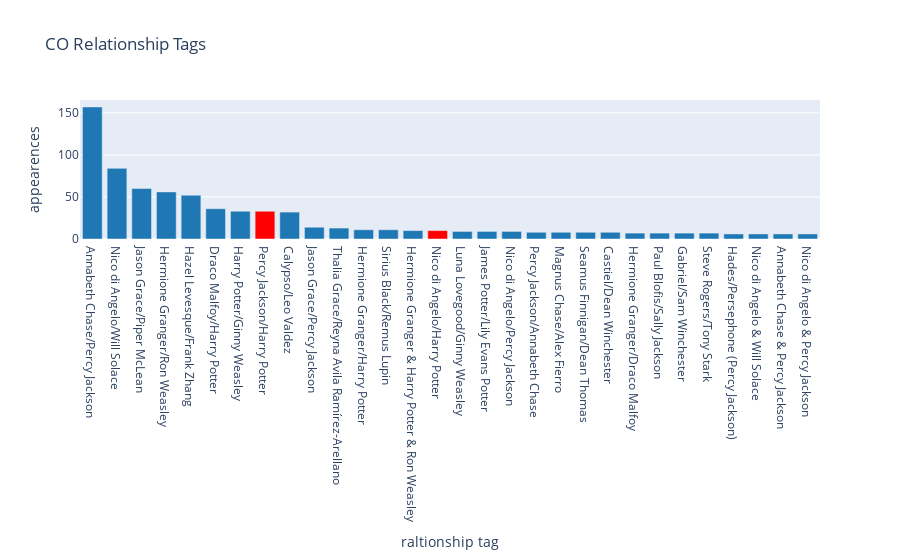

The cell this chart's notebook holds for it:
### Markdown cell above
### CO Relationships with Colors

### Code cell
cco_r = get_frequency("Relationships", "co")

for c in cco_r:
    if c[0] == "Percy Jackson & Harry Potter":
        count1 = c[1]
        cco_r.remove(c)
    if c[0] == "Percy Jackson/Harry Potter":
        count2 = c[1]
        cco_r.remove(c)
new = ("Percy Jackson/Harry Potter", count1+count2)
cco_r.append(new)
cco_r = sorted(cco_r, key = lambda x: x[1], reverse=True)

colors = ['#1f77b4',] * 40

red = [7, 14]
for i in red:
    colors[i] = 'red'

x = []
y = []
    
for item in cco_r:
    x.append(item[0])
    y.append(item[1])

count = 30
cco_r_g = go.Figure([go.Bar(x=x[:count], y = y[:count], marker_color = colors)])
    
cco_r_g.update_layout(title = "CO Relationship Tags" , yaxis_title="appearences", xaxis_title="raltionship tag")

cco_r_g.update_yaxes(automargin=True)

cco_r_g

### Figure 1 — Plotly figure (JSON) as saved in the notebook; plotly's stock layout.template omitted (floating-point values rounded to 4 significant figures)
{"data": [{"marker": {"color": ["#1f77b4", "#1f77b4", "#1f77b4", "#1f77b4", "#1f77b4", "#1f77b4", "#1f77b4", "red", "#1f77b4", "#1f77b4", "#1f77b4", "#1f77b4", "#1f77b4", "#1f77b4", "red", "#1f77b4", "#1f77b4", "#1f77b4", "#1f77b4", "#1f77b4", "#1f77b4", "#1f77b4", "#1f77b4", "#1f77b4", "#1f77b4", "#1f77b4", "#1f77b4", "#1f77b4", "#1f77b4", "#1f77b4", "#1f77b4", "#1f77b4", "#1f77b4", "#1f77b4", "#1f77b4", "#1f77b4", "#1f77b4", "#1f77b4", "#1f77b4", "#1f77b4"]}, "type": "bar", "x": ["Annabeth Chase/Percy Jackson", "Nico di Angelo/Will Solace", "Jason Grace/Piper McLean", "Hermione Granger/Ron Weasley", "Hazel Levesque/Frank Zhang", "Draco Malfoy/Harry Potter", "Harry Potter/Ginny Weasley", "Percy Jackson/Harry Potter", "Calypso/Leo Valdez", "Jason Grace/Percy Jackson", "Thalia Grace/Reyna Avila Ramírez-Arellano", "Hermione Granger/Harry Potter", "Sirius Black/Remus Lupin", "Hermione Granger & Harry Potter & Ron Weasley", "Nico di Angelo/Harry Potter", "Luna Lovegood/Ginny Weasley", "James Potter/Lily Evans Potter", "Nico di Angelo/Percy Jackson", "Percy Jackson/Annabeth Chase", "Magnus Chase/Alex Fierro", "Seamus Finnigan/Dean Thomas", "Castiel/Dean Winchester", "Hermione Granger/Draco Malfoy", "Paul Blofis/Sally Jackson", "Gabriel/Sam Winchester", "Steve Rogers/Tony Stark", "Hades/Persephone (Percy Jackson)", "Nico di Angelo & Will Solace", "Annabeth Chase & Percy Jackson", "Nico di Angelo & Percy Jackson"], "y": [157, 84, 60, 56, 52, 36, 33, 33, 32, 14, 13, 11, 11, 10, 10, 9, 9, 9, 8, 8, 8, 8, 7, 7, 7, 7, 6, 6, 6, 6]}], "layout": {"title": {"text": "CO Relationship Tags"}, "xaxis": {"title": {"text": "raltionship tag"}}, "yaxis": {"automargin": true, "title": {"text": "appearences"}}}}
